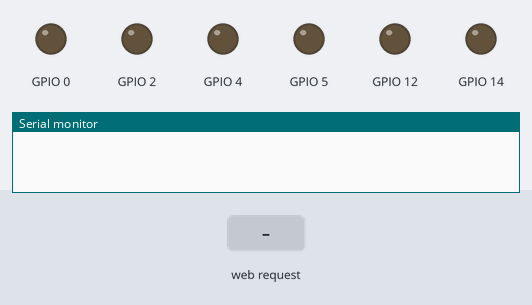
Simulated run of this sketch. Board: ESP8266 (NodeMCU). Shown: output pins drawn as LEDs (lit = HIGH), the last lines printed to the serial monitor. The test bench sets the inputs (shaded band).

Above: at 1.2 s.
1.3 s: HTTP request GET /P1_ON received
At 2.3 s:
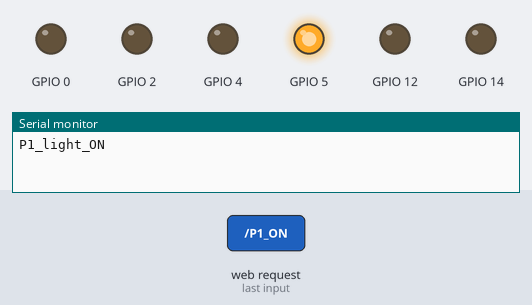
2.8 s: HTTP request GET /P1_X_ON received
At 3.5 s:
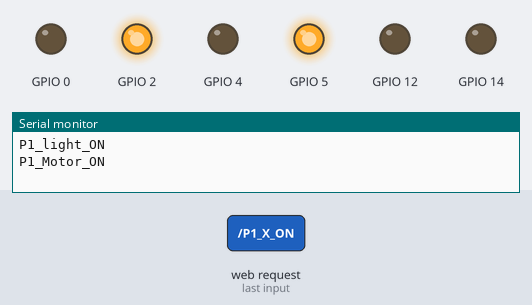
4.3 s: HTTP request GET /P1_OFF received
At 4.6 s:
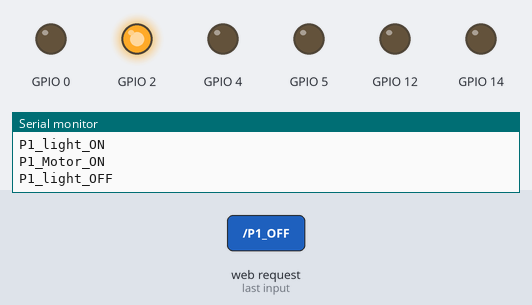
5.8 s: HTTP request GET /P2_ON received
At 7.0 s:
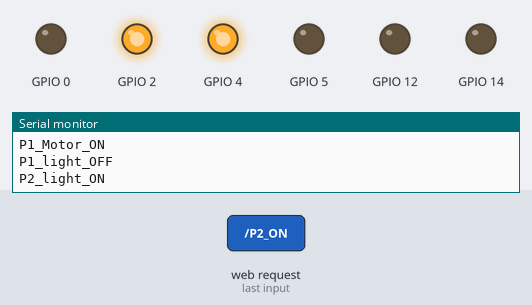
7.3 s: HTTP request GET /P1_X_OFF received
At 8.1 s:
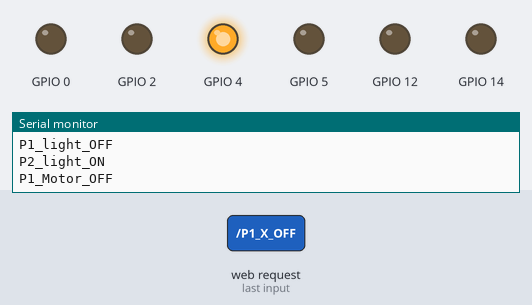
8.8 s: HTTP request GET /P3_ON received
At 9.3 s:
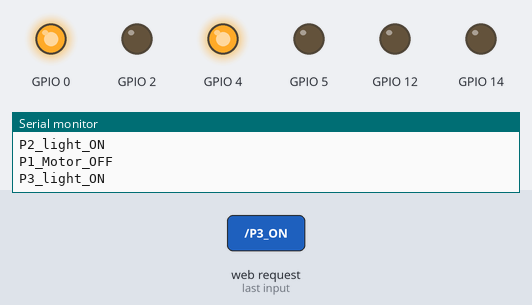
Timing chart, 0 to 11.3 s (numbered marks = the images above; inputs shaded):
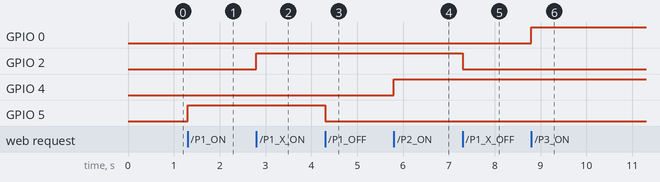

Measured:
- after the input at 1.3 s, GPIO 5: LOW → HIGH at once
- after the input at 2.8 s, GPIO 2: LOW → HIGH at once
- after the input at 4.3 s, GPIO 5: HIGH → LOW at once
- after the input at 5.8 s, GPIO 4: LOW → HIGH at once
- after the input at 7.3 s, GPIO 2: HIGH → LOW at once
- after the input at 8.8 s, GPIO 0: LOW → HIGH at once

The sketch:

02_The-Museum.ino
```cpp
// (licence header left out)
//Libary Imports//

#include <ESP8266WiFi.h>
#include <Wire.h>
#include <Adafruit_PWMServoDriver.h>
Adafruit_PWMServoDriver pwm = Adafruit_PWMServoDriver();


//Wireless Details//

const char AP_NameChar[] = "The Museum" ;
const char WiFiPassword[] = "";

WiFiServer server(80); // Setting Access Point Port


//Webpage Ingest \ HTML+CSS section//

String header = "HTTP/1.1 200 OK\r\nContent-Type: text/html\r\n\r\n";
String html_1 = "<!DOCTYPE html><html><head><meta name='viewport' content='width=device-width, initial-scale=1.0'/><meta charset='utf-8'><style>body {font-size:140%;} #main {display: table; margin: auto;  padding: 0 10px 0 10px; } h2,{text-align:center; } .button { padding:10px 10px 10px 10px; width:100%;  background-color: #61ede6; font-size: 120%;}</style><title>The Museum</title></head><body><div id='main'><h2>Museum Controller</h2><br><br>";
String html_2 = "<form id='F1' action='P1_ON'><input class='button' type='submit' value='P1 Light ON' ></form><br>";
String html_3 = "<form id='F2' action='P1_OFF'><input class='button' type='submit' value='P1 Light OFF' ></form><br>";

String html_4 = "<form id='F2' action='P2_ON'><input class='button' type='submit' value='P2 Light ON' ></form><br>";
String html_5 = "<form id='F2' action='P2_OFF'><input class='button' type='submit' value='P2 Light OFF' ></form><br>";

String html_6 = "<form id='F2' action='P3_ON'><input class='button' type='submit' value='P3 Light ON' ></form><br>";
String html_7 = "<form id='F2' action='P3_OFF'><input class='button' type='submit' value='P3 Light OFF' ></form><br>";

String html_8 = "<form id='F2' action='P1_X_ON'><input class='button' type='submit' value='P1 Motor ON' ></form><br>";
String html_9 = "<form id='F2' action='P1_X_OFF'><input class='button' type='submit' value='P1 Motor OFF' ></form><br>";

String html_10 = "<form id='F2' action='P2_X_ON'><input class='button' type='submit' value='P2 Misc ON' ></form><br>";
String html_11 = "<form id='F2' action='P2_X_OFF'><input class='button' type='submit' value='P2 Mic OFF' ></form><br>";

String html_12 = "<form id='F2' action='P3_X_ON'><input class='button' type='submit' value='P3 Misc ON' ></form><br>";
String html_13 = "<form id='F2' action='P3_X_OFF'><input class='button' type='submit' value='P3 Misc OFF' ></form><br>";


String html_14 = "</div></body></html>";

String request = "";


//Variable Area//

int servonum = 15;
int pulselength;
String loops;


//Declaring View configurations//

// - Lighting

void P1_light_ON() {
  digitalWrite(5, HIGH);
  Serial.println("P1_light_ON");
}

void P1_light_OFF() {
  digitalWrite(5, LOW);
  Serial.println("P1_light_OFF");
}

void P2_light_ON() {
  digitalWrite(4, HIGH);
  Serial.println("P2_light_ON");
}

void P2_light_OFF() {
  digitalWrite(4, LOW);
  Serial.println("P2_light_OFF");
}

void P3_light_ON() {
  digitalWrite(0, HIGH);
  Serial.println("P3_light_ON");
}

void P3_light_OFF() {
  digitalWrite(0, LOW);
  Serial.println("P3_light_OFF");
}

// - Artefacts

void P1_Motor_ON() {
  digitalWrite(2, HIGH);
  Serial.println("P1_Motor_ON");
}

void P1_Motor_OFF() {
  digitalWrite(2, LOW);
  Serial.println("P1_Motor_OFF");
}

void P2_X_ON() {
  digitalWrite(14, HIGH);
  Serial.println("P2_X_ON");
}

void P2_X_OFF() {
  digitalWrite(14, LOW);
  Serial.println("P2_X_OFF");
}

void P3_X_ON() {
  digitalWrite(12, HIGH);
  Serial.println("P3_X_ON");
}

void P3_X_OFF() {
  digitalWrite(12, LOW);
  Serial.println("P3_X_OFF");
}

void setup() {

  Serial.begin(9600); // Debug over serial at 9600 baudrate

  boolean conn = WiFi.softAP(AP_NameChar, WiFiPassword); // Consolidate Wireless function for connection monitoring
  server.begin(); // Initialise the WebSerer (Soft AP)

  pinMode(5, OUTPUT);
  pinMode(4, OUTPUT);
  pinMode(0, OUTPUT);
  pinMode(2, OUTPUT);
  pinMode(14, OUTPUT);
  pinMode(12, OUTPUT);
}


//MAIN Code loop //
void loop() {
  //Button_Trigger();
  //delay(10);

  // Check if a client has connected
  WiFiClient client = server.available();
  if (!client)  {  return;  }

  // Read the first line of the request
  request = client.readStringUntil('\r');

  if       ( request.indexOf("P1_ON") > 0 )  { P1_light_ON();  }
  else if  ( request.indexOf("P1_OFF") > 0 ) { P1_light_OFF();   }
  else if  ( request.indexOf("P2_ON") > 0 ) { P2_light_ON();   }
  else if  ( request.indexOf("P2_OFF") > 0 ) { P2_light_OFF();   }
  else if  ( request.indexOf("P3_ON") > 0 ) { P3_light_ON();   }
  else if  ( request.indexOf("P3_OFF") > 0 ) { P3_light_OFF();   }
  else if  ( request.indexOf("P1_X_ON") > 0 ) { P1_Motor_ON();   }
  else if  ( request.indexOf("P1_X_OFF") > 0 ) { P1_Motor_OFF();   }
  else if  ( request.indexOf("P2_X_ON") > 0 ) { P2_X_ON();   }
  else if  ( request.indexOf("P2_X_OFF") > 0 ) { P2_X_OFF();   }
  else if  ( request.indexOf("P3_X_ON") > 0 ) { P3_X_ON();   }
  else if  ( request.indexOf("P3_X_OFF") > 0 ) { P3_X_OFF();   }


  client.flush();

  client.print( header );
  client.print( html_1 );
  client.print( html_2 );
  client.print( html_3 );
  client.print( html_4 );
  client.print( html_5 );
  client.print( html_6 );
  client.print( html_7 );
  client.print( html_8 );
  client.print( html_9 );
  client.print( html_10 );
  client.print( html_11 );
  client.print( html_12 );
  client.print( html_13 );
  client.print( html_14 );


  delay(5);
}
```
